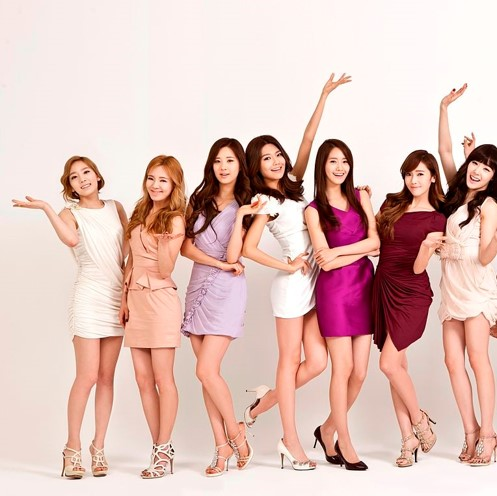
#> input picture girl1.jpg, 497 x 496 px
$ python main.py   (older library calls are emulated)
#> lines starting #> are read from the running program, lines starting #| are printed output that depends on the picture
### Moravec.py
import cv2
import numpy as np

class Moravec:
    def __init__(self, img):
        self.img = img
        self.img_gray = cv2.cvtColor(img, cv2.COLOR_RGB2GRAY)
        self.threshold = 1000
        self.feature_list = []

    def set_threshold(self, threshold):
        self.threshold = threshold

    def calculate_moravec(self):
        img = self.img_gray
        height, width = img.shape
        shifts = [(0, 1), (0, -1), (1, 0), (-1, 0)]
        for y in range(2, height - 2):
            for x in range(2, width - 2):
                edge = list()
                min = 1e+8
                a = img[y - 1:y + 2, x - 1:x + 2]
                a = a.astype(np.float)
                for shift in shifts:
                    b = img[y-1+shift[0]:y+2+shift[0], x-1+shift[1]:x+2+shift[1]]
                    b = b.astype(np.float)
                    sum = np.sum((a-b)**2)
                    if min > sum:
                        min = sum
                if min > self.threshold:
                    self.feature_list.append((y, x))

    def get_feature_list(self):
        return self.feature_list

    def get_featureMap(self):
        height, width, _ = self.img.shape
        visual_img = self.img.copy()
        for feature_point in self.feature_list:
            y, x = feature_point
            visual_img = cv2.circle(visual_img, center=(x, y), radius=3, color=(0, 0, 255), thickness=-1)
        return visual_img

    # [4 lines left out: function compute_all, not called in this run]

### HOG.py
import numpy as np
import math
import cv2

class MatCollection:
    def __init__(self, img):
        self.img = cv2.cvtColor(img, cv2.COLOR_RGB2GRAY)
        self.threshold = 200
        self.magnitude_Mat = None
        self.direction_Mat = None
        self.gradient_Mat = None

    def set_magnitude_threshold(self, threshold):
        self.threshold = threshold
    def get_gradient_Mat(self):
        return self.gradient_Mat
    def get_magnitude_Mat(self):
        return self.magnitude_Mat
    def get_direction_Mat(self):
        return self.direction_Mat
    def make_gradient_map(self):
        img = self.img
        height, width = img.shape
        sobelx = cv2.Sobel(img, cv2.CV_64F, 1, 0, ksize=3)
        sobely = cv2.Sobel(img, cv2.CV_64F, 0, 1, ksize=3)
        self.gradient_Mat = sobelx, sobely

    def calculate_gradient_magnitude(self):
        gx_Mat,gy_Mat = self.gradient_Mat
        height, width = gx_Mat.shape
        magnitude_Mat = np.zeros(gx_Mat.shape)
        for y in range(height):
            for x in range(width):
                magnitude = math.sqrt(pow(gx_Mat[y, x], 2) + pow(gy_Mat[y, x], 2))
                #if magnitude > self.threshold:
                magnitude_Mat[y, x] = magnitude
        self.magnitude_Mat = magnitude_Mat
    def calculate_gradient_direction(self):
        gx_Mat, gy_Mat = self.gradient_Mat
        direction_Mat = np.zeros(gx_Mat.shape)
        height, width = gx_Mat.shape
        for y in range(height):
            for x in range(width):
                #direction = math.atan2(gy_Mat[y, x], gx_Mat[y, x]) * 180
                direction = cv2.fastAtan2(gy_Mat[y, x], gx_Mat[y, x])
                direction_Mat[y, x] = direction
        self.direction_Mat = direction_Mat
    # [5 lines left out: function compute_all, not called in this run]

class HOG:
    def __init__(self, FeatureMap, Moravec):
        self.feature_Map = FeatureMap
        self.moravec_Map = Moravec
        self.feature_len = 8
        self.HOG_feature_list = None
        self.cell_size = 15
    def set_feature_vector_len(self, len):
        self.feature_len = len

    def set_cell_size(self, cell):
        self.cell_size = cell

    def check_pixel_no_exception(self, x, y, img, cell_size):
        height, width = img.shape
        if x>round(cell_size//2) and x< round(height-cell_size//2)-1 and y>round(cell_size//2) and y< round(width - cell_size//2)-1:
            return True
        else:
            return False

    def create_HOG_feature_Map(self):
        height, width = self.feature_Map.get_direction_Mat().shape
        self.HOG_feature_list = []

        direction_Mat = self.feature_Map.get_direction_Mat()
        magnitude_Mat = self.feature_Map.get_magnitude_Mat()
        feature_list = self.moravec_Map.get_feature_list()
        for feature in feature_list:
            y, x = feature
            if self.check_pixel_no_exception(y, x, direction_Mat, cell_size=self.cell_size):
                HOG_feature_vector = np.zeros(self.feature_len)
                for i in range(-self.cell_size//2, self.cell_size//2 + 1):
                    for j in range(-self.cell_size // 2, self.cell_size // 2 + 1):
                        HOG_feature_vector[int(direction_Mat[y + i, x + j]//(360/self.feature_len))] += magnitude_Mat[y + i, x + j]
                self.HOG_feature_list.append((y, x, HOG_feature_vector))

    def get_HOG_feature_Map(self):
        return self.HOG_feature_list

    def compute_all(self, vector_len):
        self.set_feature_vector_len(vector_len)
        self.set_cell_size(13)
        self.create_HOG_feature_Map()
        return self.get_HOG_feature_Map()

### Matching.py
import numpy as np
import cv2

class Matching:
    def __init__(self, HOG_feature1, HOG_feature2, threshold):
        self.HOG_feature_1 = HOG_feature1
        self.HOG_feature_2 = HOG_feature2
        self.distance_threshold = threshold
        self.matching_points = []
    def matching_point_making(self):
        matching_point_list = []
        for feature_1 in self.HOG_feature_1:
            y1, x1, vector_1 = feature_1
            min = 1e+7
            matching_point = None
            for feature_2 in self.HOG_feature_2:
                y2, x2, vector_2 = feature_2
                distance = np.linalg.norm(vector_1 - vector_2)
                if distance < min:
                    min = distance
                    matching_point = ((y1, x1), (y2, x2), distance)
            if min < self.distance_threshold:
                matching_point_list.append(matching_point)
        matching_point_list = sorted(matching_point_list, key=lambda distance: distance[2])
        self.matching_points = matching_point_list

    def get_matching_points(self):
        return self.matching_points

### RANSAC.py
import numpy as np
from numpy.linalg import inv

class RANSAC:
    def __init__(self, matching_point_list):
        self.T = []
        self.matching_points = matching_point_list
        self.loop = 10
        self.inlier_threshold = 100000
        self.error_threshold = 1000
    def set_loop(self, loop):
        self.loop = loop
    def set_error_threshold(self, threshold):
        self.error_threshold = threshold
    def set_inlier_threshold(self, threshold):
        self.inlier_threshold = threshold


    def compute_RANSAC(self):
        best_T = None
        inlier = []
        for i in range(self.loop):
            random_number = np.random.choice(len(self.matching_points), 3, replace=True)
        a_matrix, b_matrix = [], []

        rest_of_matching_list = self.matching_points.copy()
        for index in sorted(random_number, reverse=True):
            del rest_of_matching_list[index]

        for random in random_number:
            y, x = self.matching_points[random][0]
            a_matrix.append([y, x, 1])
            y, x = self.matching_points[random][1]
            b_matrix.append([y, x, 1])
        T = self.calculate_T([a_matrix, b_matrix])

        for random in random_number:
            x, y = self.matching_points[random][0]
            x2, y2 = self.matching_points[random][1]
            inlier.append([[x, y, 1], [x2, y2, 1]])

        for matching_points in rest_of_matching_list:
            a_y, a_x = matching_points[0]
            b_y, b_x = matching_points[1]
            rest_a = np.array([a_x, a_y, 1])
            rest_b = np.array([b_x, b_y, 1])

            error = np.sum(np.power(np.dot(rest_a.T, T) - rest_b.T, 2))
            if error < self.inlier_threshold:
                inlier.append([rest_a, rest_b])

        if len(inlier) > int(len(matching_points) * 0.7):
            T = self.calculate_T(inlier)

        error = 0
        for matching_point in matching_points:
            a_y, a_x = matching_points[0]
            b_y, b_x = matching_points[1]
            rest_a = np.array([a_x, a_y, 1])
            rest_b = np.array([b_x, b_y, 1])
            error += np.sum(np.power(np.dot(rest_a.T, T) - rest_b.T, 2))
            if error < self.error_threshold:
                best_T = T
        return best_T
    def calculate_T(self, matching_points):
        A = np.zeros((6, 6))
        B = np.zeros((6, 1))
        matching_points = np.array(matching_points)
        key_points_a , key_points_b = matching_points[:, 0], matching_points[:, 1]
        # print(key_points_a, key_points_b)
        for point_a, point_b in zip(key_points_a, key_points_b):
            # print(point_a, point_b)
            y1, x1 = point_a[0], point_a[1]
            y2, x2 = point_b[0], point_b[1]
            A[0][0] += x1 * x1
            A[0][1] += x1 * y1
            A[0][2] += x1

            A[1][0] = A[0][1]
            A[1][1] += y1 * y1
            A[1][2] += y1

            A[2][0] = A[0][2]
            A[2][1] = A[1][2]
            A[2][2] += 1

            B[0] += x1 * x2
            B[1] += y1 * x2
            B[2] += x2
            B[3] += x1 * y2
            B[4] += y1 * y2
            B[5] += y2
        A[3:, 3:] = A[:3, :3]
        M = np.matmul(np.linalg.inv(A), B)
        t_11 = float(M[0])
        t_21 = float(M[1])
        t_31 = float(M[2])
        t_12 = float(M[3])
        t_22 = float(M[4])
        t_32 = float(M[5])

        T = np.array([[t_11, t_12, 0],
                      [t_21, t_22, 0],
                      [t_31, t_32, 1]])
        return T

### main.py
import numpy as np
import cv2
import math
import HOG
import RANSAC
import Moravec
import Stitching
import Matching
from numpy.linalg import inv
img1, img2 = cv2.imread('girl1.jpg', cv2.IMREAD_COLOR), cv2.imread('girl2.jpg', cv2.IMREAD_COLOR)
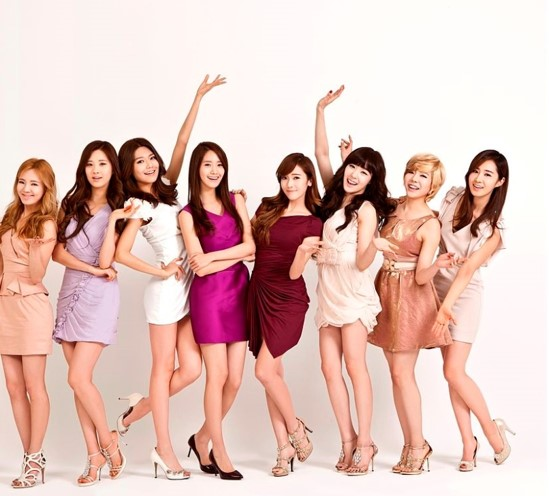
#> input picture girl2.jpg, 549 x 496 px
#> img1 is the input picture: shape (496, 497, 3); mean B, G, R 186.7, 193.6, 225.4
#> img2 is the input picture: shape (496, 549, 3); mean B, G, R 186.8, 193.8, 225.7


def set_threshold(moravec_threshold, magnitude_threshold, feature_len, distance_threshold, loop, inlier_threshold, error_threshold):
    ### Moravec
    moravec_img1 = Moravec.Moravec(img1)
    moravec_img1.set_threshold(moravec_threshold)
    moravec_img1.calculate_moravec()
    moravec_feature_map1 = moravec_img1.get_featureMap()

    moravec_img2 = Moravec.Moravec(img2)
    moravec_img2.set_threshold(moravec_threshold)
    moravec_img2.calculate_moravec()
    moravec_feature_map2 = moravec_img2.get_featureMap()

    cv2.imshow("feature_map1", moravec_feature_map1)
    cv2.imshow("feature_map2", moravec_feature_map2)
    cv2.imwrite("feature_map1.jpg", moravec_feature_map1)
    cv2.imwrite("feature_map2.jpg", moravec_feature_map2)
    cv2.waitKey(0)

    ##Feature Map
    MatCollection_1 = HOG.MatCollection(img1)
    MatCollection_1.set_magnitude_threshold(magnitude_threshold)
    MatCollection_1.make_gradient_map()
    MatCollection_1.calculate_gradient_direction()
    MatCollection_1.calculate_gradient_magnitude()

    MatCollection_2 = HOG.MatCollection(img2)
    MatCollection_2.set_magnitude_threshold(magnitude_threshold)
    MatCollection_2.make_gradient_map()
    MatCollection_2.calculate_gradient_direction()
    MatCollection_2.calculate_gradient_magnitude()

    ## HOG
    HOG_feature_list_1 = HOG.HOG(MatCollection_1, moravec_img1).compute_all(vector_len=feature_len)
    HOG_feature_list_2 = HOG.HOG(MatCollection_2, moravec_img2).compute_all(vector_len=feature_len)

    ##Matching
    Matching_points = Matching.Matching(HOG_feature_list_1, HOG_feature_list_2, distance_threshold)
    Matching_points.matching_point_making()
    Matching_points = Matching_points.get_matching_points()

    #RANSAC

    Ransac1 = RANSAC.RANSAC(Matching_points)
    Ransac1.set_loop(loop)
    Ransac1.set_error_threshold(error_threshold)
    Ransac1.set_inlier_threshold(inlier_threshold)
    best_T = Ransac1.compute_RANSAC()

    print("best_T : ", best_T)
    stitching_imgs = Stitching.Stitch(img1, img2, Matching_points)
    stitching_imgs.compute_all()
    stitching_imgs.set_best_T(best_T)
    stitching_imgs.create_panorama()

if __name__=="__main__":
    moravec_threshold = 40000
    feature_len = 8
    magnitude_threshold = 200
    distance_threshold = 900
    loop = 10
    inlier_threshold = 100000
    error_threshold = 1000
    set_threshold(moravec_threshold, magnitude_threshold, feature_len, distance_threshold, loop, inlier_threshold, error_threshold)
#> in __init__, `self.img_gray = cv2.cvtColor(img, cv2.COLOR_RGB2GRAY)`:
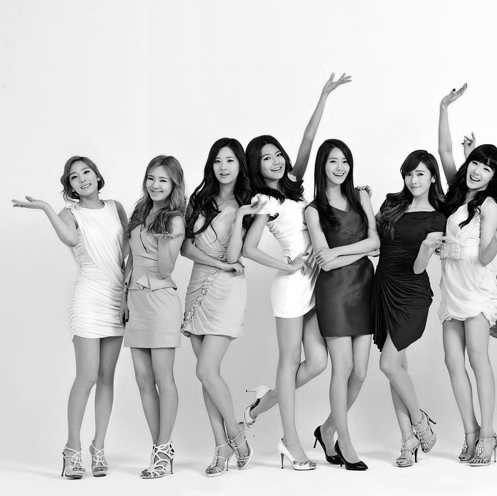
#> self.img_gray: shape (496, 497); min 0, max 255, mean 195.2
#> after the loop in calculate_moravec, `for y in range(2, height - 2):`: self.feature_list = 221 pairs, first value 89 to 468, second value 99 to 490
#> the loop in get_featureMap, `for feature_point in self.feature_list:` made 221 passes
#> (y, x) on passes 1 to 3: (89, 453), (89, 454), (138, 275)
#> after the loop in get_featureMap, `for feature_point in self.feature_list:`: visual_img: shape (496, 497, 3); mean B, G, R 185.4, 192.2, 226.2
#> in __init__ (call 2), `self.img_gray = cv2.cvtColor(img, cv2.COLOR_RGB2GRAY)`:
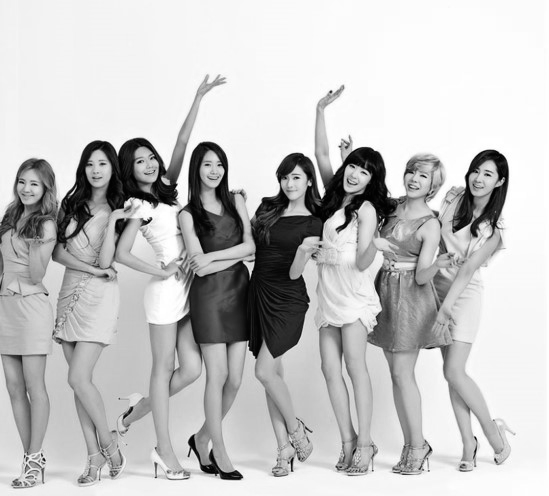
#> self.img_gray: shape (496, 549); min 0, max 255, mean 195.4
#> the loop in get_featureMap (call 2), `for feature_point in self.feature_list:` made 93 passes
#> (y, x) on passes 1 to 12: (91, 331), (142, 149), (143, 123), (143, 124), (143, 150), (144, 111), (144, 122), (144, 123), (144, 198), (145, 197), (146, 196), (146, 219)
#> after the loop in get_featureMap (call 2), `for feature_point in self.feature_list:`:
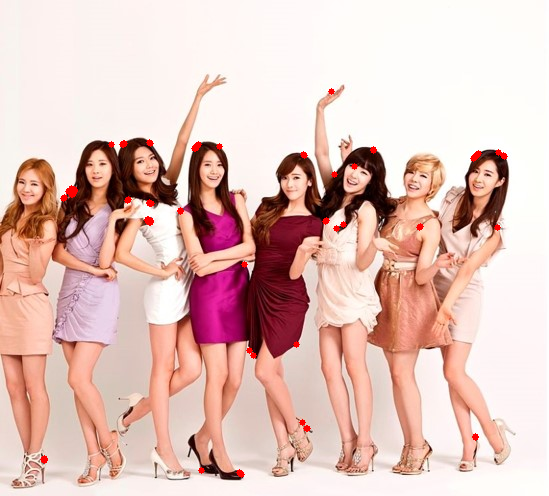
#> visual_img: shape (496, 549, 3); mean B, G, R 186.2, 193.1, 226.2
#> after the loop in calculate_gradient_magnitude, `for y in range(height):`:
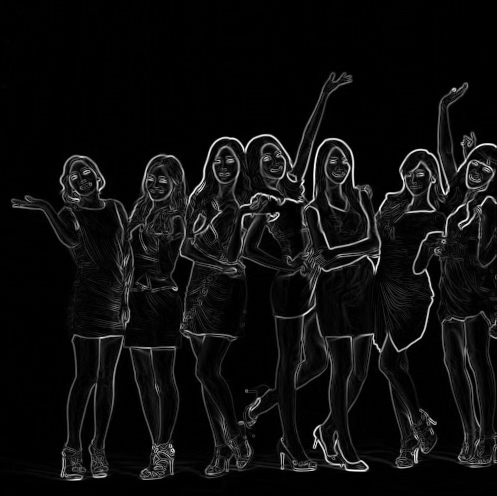
#> magnitude_Mat: shape (496, 497) float64; min 0, max 998.8, mean 55.1; drawn with min black and max white
#> after the loop in calculate_gradient_direction (call 2), `for y in range(height):`:
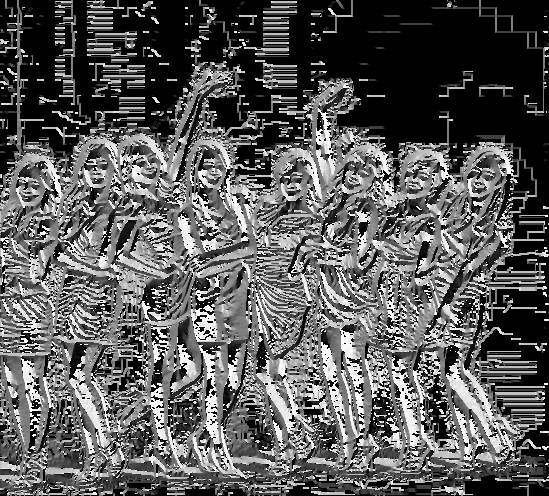
#> direction_Mat: shape (496, 549) float64; min 0, max 359.9, mean 128; drawn with min black and max white
#> after the loop in calculate_gradient_magnitude (call 2), `for y in range(height):`:
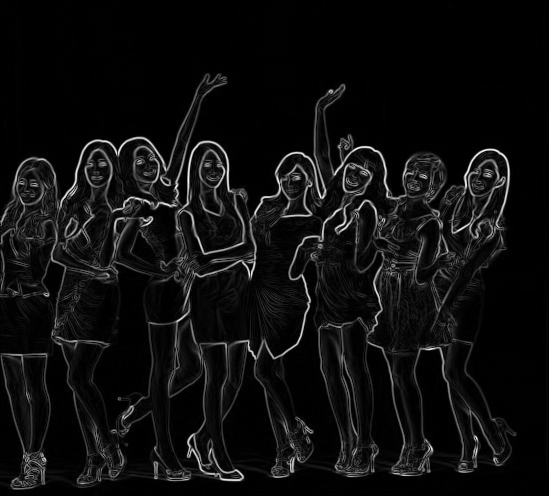
#> magnitude_Mat: shape (496, 549) float64; min 0, max 986.1, mean 56.7; drawn with min black and max white
#> in create_HOG_feature_Map, `height, width = self.feature_Map.get_direction_Mat().shape`: height = 496; width = 497
#> in create_HOG_feature_Map, `feature_list = self.moravec_Map.get_feature_list()`: feature_list has the same summary as self.feature_list in calculate_moravec
#> the loop in create_HOG_feature_Map, `for feature in feature_list:` made 221 passes
#> (y, x) on passes 1 to 12: (89, 453), (89, 454), (138, 275), (139, 252), (139, 276), (140, 237), (140, 250), (140, 251), (140, 277), (141, 215), (141, 216), (141, 238)
#> after the loop in create_HOG_feature_Map, `for feature in feature_list:`: self.HOG_feature_list = 220 items
#> the loop in create_HOG_feature_Map (call 2), `for feature in feature_list:` made 93 passes
#> feature on passes 5 to 16: (143, 150), (144, 111), (144, 122), (144, 123), (144, 198), (145, 197), (146, 196), (146, 219), (147, 195), (147, 196), (148, 194), (148, 195)
#> the loop in compute_RANSAC, `for index in sorted(random_number, reverse=True):` made 3 passes
#> index on passes 1 to 3: 9, 8, 4
#> the loop in compute_RANSAC, `for random in random_number:` made 3 passes
#> (the run stopped early here; a loop or call above may not have finished)
